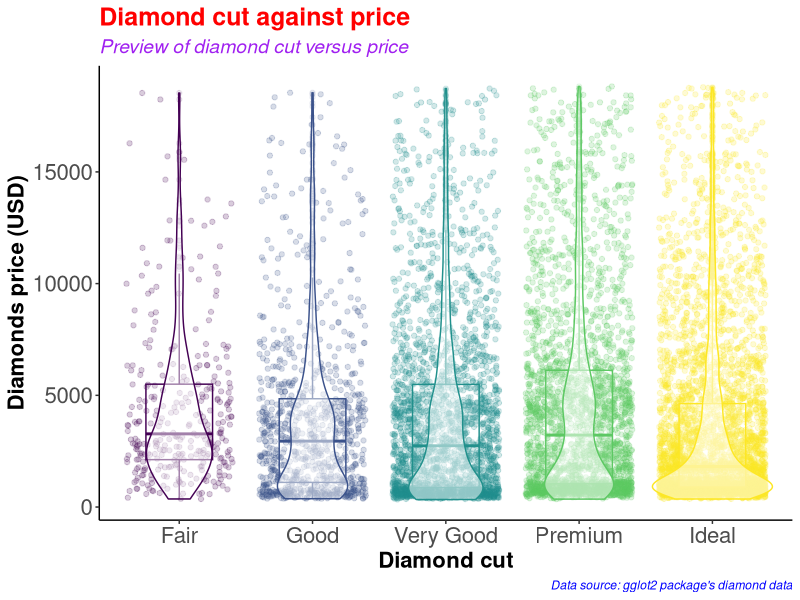
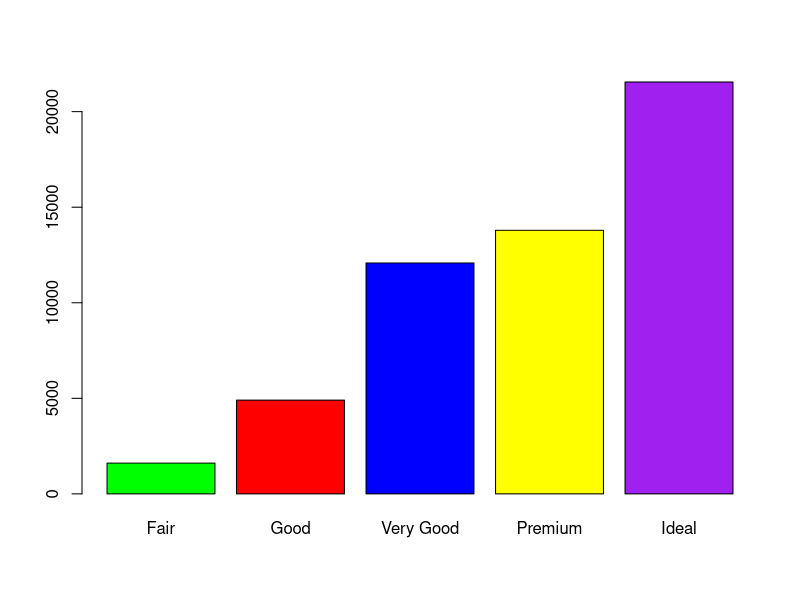
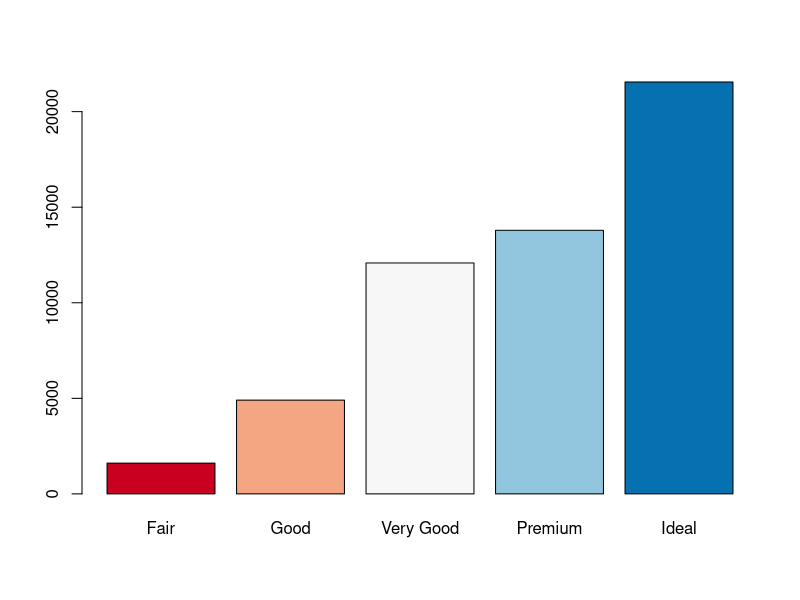
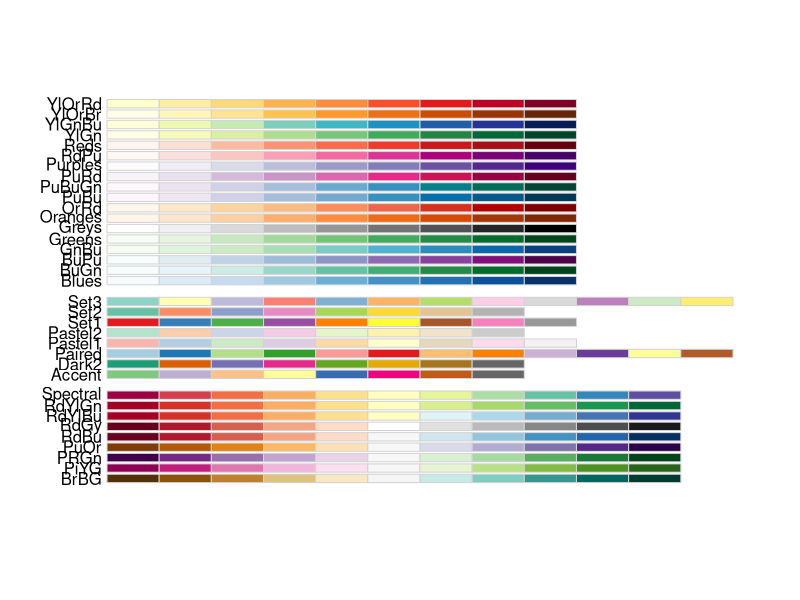
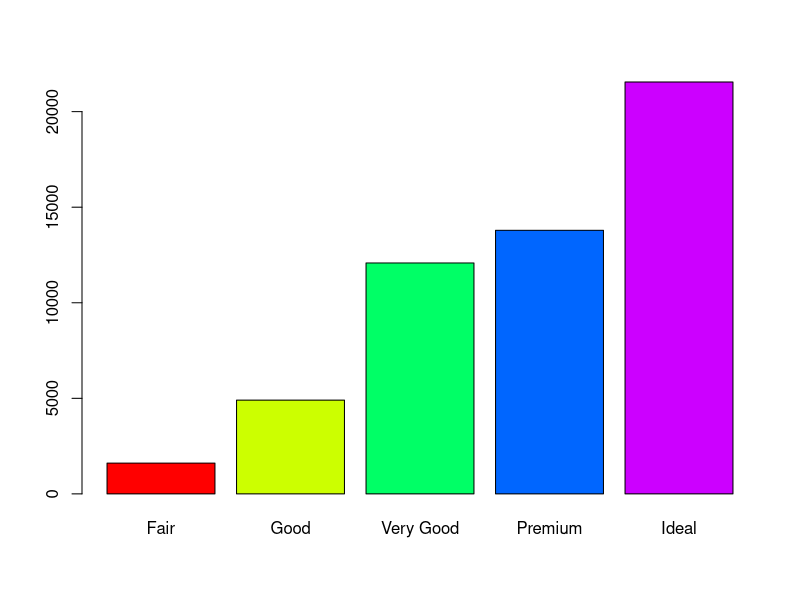
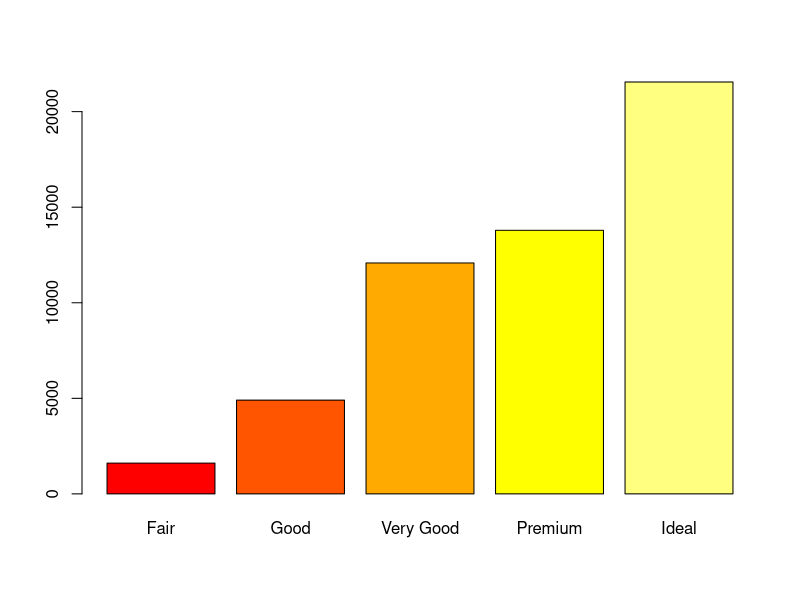
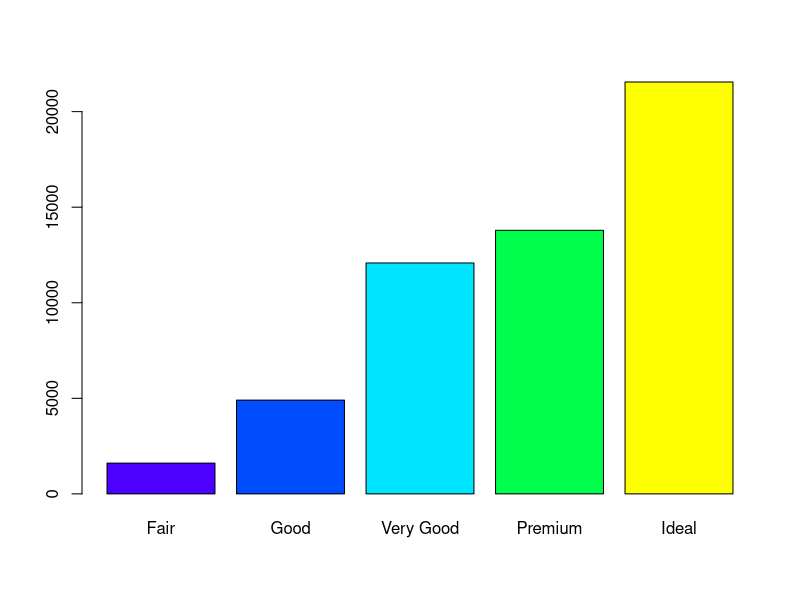
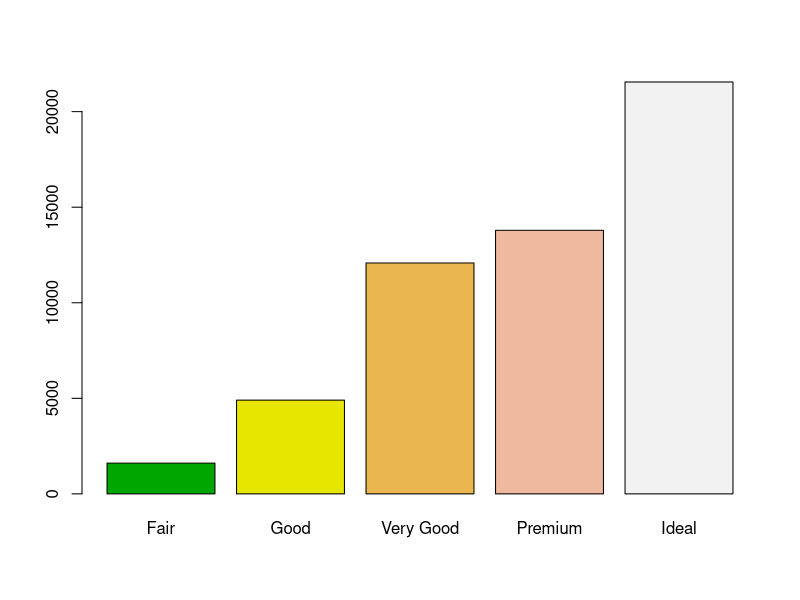

These charts were generated, in order, by the following R code:
#########################################
# Name: Wyclife Agumba Oluoch           #   
# E-mail: wyclifeoluoch@gmail.com       #
# GitHub: https://github.com/Wycology   #
# Task: Boxplot and violin plots in one #
# Date: 4th Jan 2021                    #
# Last edited: 3rd July 2021            #
#########################################

# Loading the necessary libraries for the project

library(tidyverse) # This is for data wrangling and plotting.
library(RColorBrewer) # This is for generating color pallets for the plots.

diamonds_df <- diamonds # Saving the diamonds data-set to a new object in R.

head(diamonds) # Checking the variables in the data-set for subsequent analyses
nrow(diamonds) # Checking for the number of rows in the data. 53940 observations
ncol(diamonds) # Checking the number of variables in the data-set. 10 variables

diamonds_df %>% # Picking the diamonds data, and then
  slice_sample(n = 0.2*(nrow(diamonds))) %>% # Picking a portion of the data-set
  ggplot(aes(x = cut, y = price, color = cut)) + # Adding the mapping variables
  geom_point(position = "jitter", alpha = 0.2) + # Adding jitter and alpha
  geom_boxplot(alpha = 0.1, width = 0.5) + # Modifying dimensions of the boxplot 
  geom_violin(alpha = 0.5) + # Adding violin plot on top of the box and jitter
  theme_classic() + # Adding my preferred theme for publication.
  theme(legend.position = "none") + # Removing the legend; it is on the x-axis
  labs(x = "Diamond cut", # Labels the x-axis.
       y = "Diamonds price (USD)", # Labeling the y-axis
       title = "Diamond cut against price", # Setting tibble of the plot
       subtitle = "Preview of diamond cut versus price", # Descriptive title beneath TITLE
       caption = "Data source: gglot2 package's diamond data") +
  theme(axis.text = element_text(size=16), # Size of labels on tick-marks
        axis.title = element_text(size=16,face="bold")) + # Size of axis labels
  theme(plot.title = element_text(color = 'red', size = 18, face = 'bold'),
        plot.subtitle = element_text(color = 'purple', size = 14, face = 'italic'),
        plot.caption = element_text(color = 'blue', face = 'italic'))

diamonds %>% # Picking the diamonds data, and then
  filter(cut == 'Very Good') %>% # Picking the very good cut 
  nrow() # counting the number of rows with very good cut

diamonds %>% 
  select(cut) %>% 
  table() %>% 
  barplot(col = c('green', 'red', 'blue', 'yellow', 'purple'))

# Instead of specifying the colors, we can simply use the color brewer panel 

diamonds %>% 
  select(cut) %>% 
  table() %>% 
  barplot(col = brewer.pal(n = 5, name = "RdBu"))
# To display more brewer colors options to use, run the following function:

display.brewer.all()

# Can also use rainbow colors

diamonds %>% 
  select(cut) %>% 
  table() %>% 
  barplot(col = rainbow(5))

# Can also use heat.colors
diamonds %>% 
  select(cut) %>% 
  table() %>% 
  barplot(col = heat.colors(5))

# Can also use topographic colors

diamonds %>% 
  select(cut) %>% 
  table() %>% 
  barplot(col = topo.colors(5))

# Can also use terrain colors for the plot
diamonds %>% 
  select(cut) %>% 
  table() %>% 
  barplot(col = terrain.colors(5))

# Can also use cm.colors
diamonds %>% 
  select(cut) %>% 
  table() %>% 
  barplot(col = cm.colors(5)) 

# That is awesome. Good for the day.
